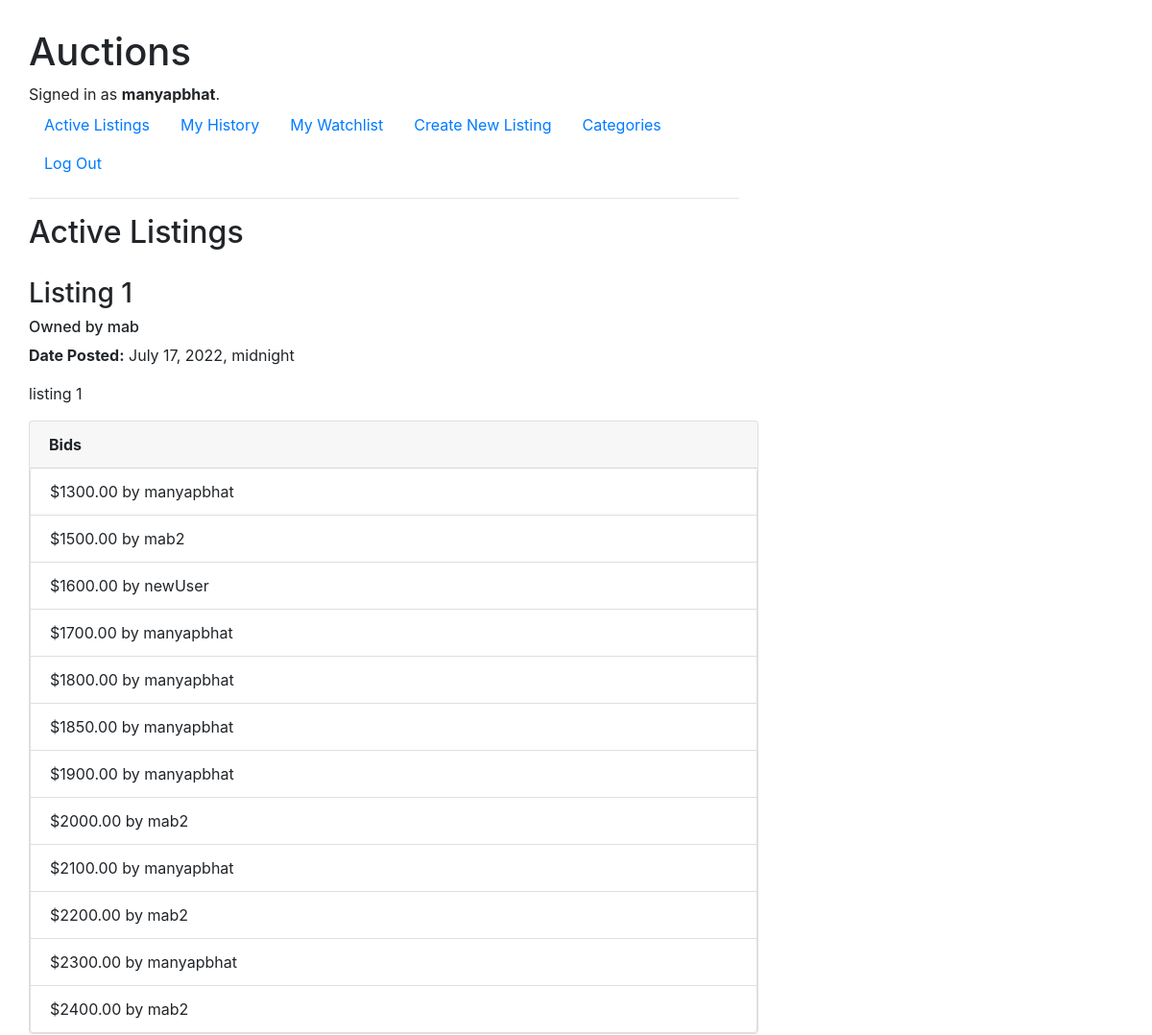
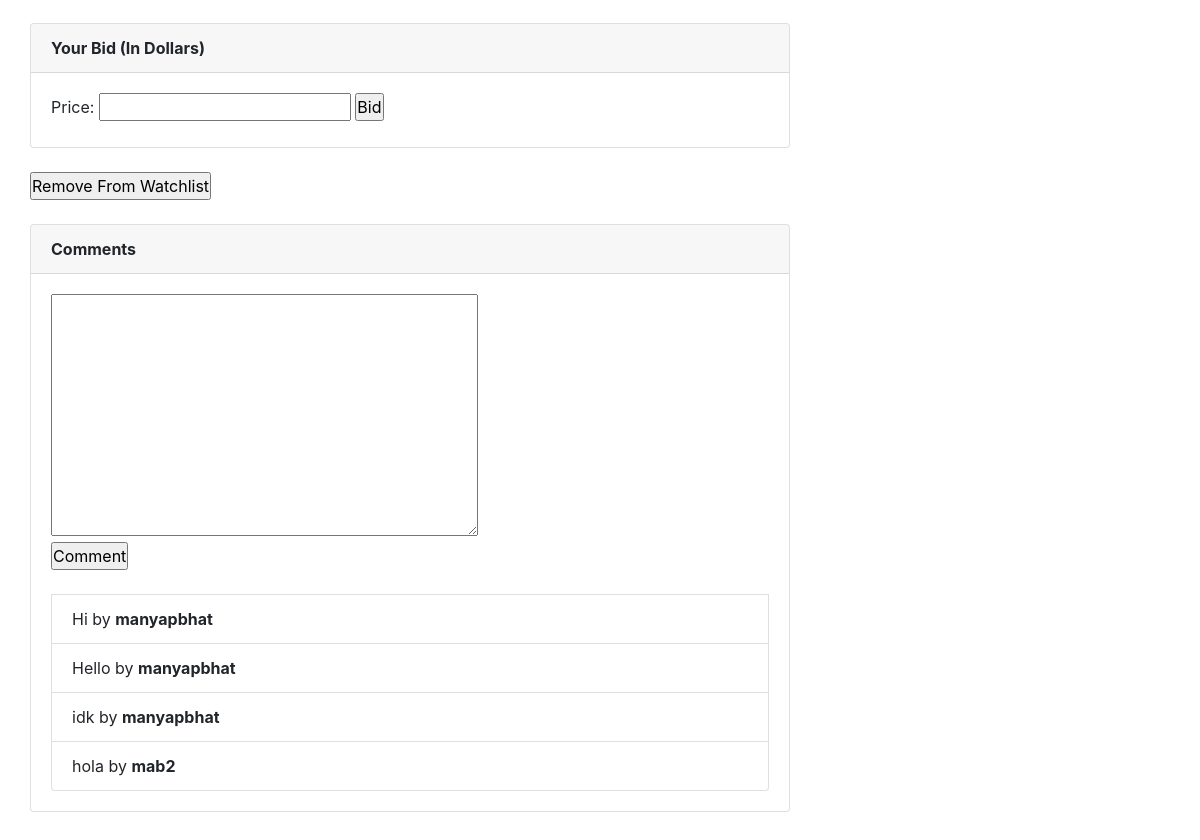
Screenshot of /details/3 (signed in) with the database file from the repository (2 pictures, top to bottom).
### auctions/models.py (models this page shows, shortened)
class User(AbstractUser):
    pass

class AuctionItem(models.Model):
    title = models.CharField(max_length=200)
    description = models.TextField(max_length=2000)
    photo = models.URLField(blank=True, null=True)
    category = models.ForeignKey(Category, on_delete=models.PROTECT, blank=True, null=True, related_name="itemsInCat")
    active = models.BooleanField(default=True)
    price = models.DecimalField(max_digits = 8, decimal_places=2)
    posted = models.DateTimeField(auto_now_add=True)
    owner = models.ForeignKey(User, on_delete=models.CASCADE, related_name="listedItems")
    buyer = models.ForeignKey(User, on_delete=models.PROTECT, blank=True, null=True, related_name="boughtItems")
    watchlist = models.ManyToManyField(User, blank=True, null=True, related_name="my_watchlist")

class Bid(models.Model):
    user = models.ForeignKey(User, on_delete=models.PROTECT, related_name="myBids")
    price = models.DecimalField(max_digits = 8, decimal_places=2)
    date = models.DateTimeField(auto_now_add=True)
    item = models.ForeignKey(AuctionItem, on_delete=models.PROTECT, related_name="bidsOnListing")

class Comment(models.Model):
    user = models.ForeignKey(User, on_delete=models.PROTECT, related_name="myComments")
    comment = models.TextField(max_length=500)
    date = models.DateTimeField(auto_now_add=True)
    item = models.ForeignKey(AuctionItem, on_delete=models.PROTECT, related_name="commentsOnListing")

### auctions/views.py (the view, shortened to what this page needs)
# urls.py: path("details/<int:primkey>", views.details, name="details")
def details(request, primkey):
    try:
        listing = AuctionItem.objects.get(pk=primkey)
        listing_id = listing.id
    except:
        return HttpResponse("Not Edjls")
    in_watchlist = False
    if (listing.owner == request.user and request.user.is_authenticated):
        owner = True
    else:
        owner = False
        if request.user.my_watchlist.contains(listing):
            in_watchlist = True
    bids = Bid.objects.filter(item=listing)
    if not bids:
        start_bid = Bid(user=listing.owner, price=listing.price, item=listing)
        start_bid.save()
        bids = Bid.objects.filter(item=listing)
    comments = Comment.objects.filter(item=listing)
    return render(request, "auctions/details.html", {
        "listing":listing,
        "owner":owner,
        "bids":bids,
        "comments":comments,
        "in_watchlist":in_watchlist,
        "form":NewBidForm(),
        "addCommentForm":NewCommentForm()
    })

### auctions/views.py
class NewBidForm(ModelForm):
    class Meta:
        model = Bid
        fields = ['price']

class NewCommentForm(ModelForm):
    class Meta:
        model = Comment
        fields = ['comment']

### auctions/templates/auctions/details.html (shortened to what this page needs)
{% extends "auctions/layout.html" %}
{% block body %}
    <h2>Active Listings</h2>
    <div class="allListings">
        <div class="listingDiv">
            <h3>{{listing.title}}</h3>
            <h6>Owned by {{listing.owner}}</h6>
            <p><b>Date Posted:</b> {{listing.posted}}</p>
            <p>{{listing.description}}</p>
            <div class="card">
                <div class="card-header"><b>Bids</b></div>
                    <ul class="list-group">
                    {% for bid in bids %}
                        {% if bid.user == listing.owner%}
                            <li class="list-group-item">Starting Bid - ${{bid.price}}</li>
                        {% else %}
                            <li class="list-group-item">${{bid.price}} by {{bid.user}}</li>
                        {% endif %}
                    {% endfor %}
                    </ul>
            </div>
            <br>
            {% if listing.active %}
                {% if owner %}
                    <form action="{% url 'details' listing.id %}" method="POST" class="endbiddingform">
                        {% csrf_token %}
                        <input type="submit" name="end-bid-button" value="End Bidding">
                    </form>
                {% elif user.is_authenticated %}
                    <div class="card">
                        <div class="card-header"><b>Your Bid (In Dollars)</b></div>
                        <div class="card-body">
                        <form action="{% url 'details' listing.id %}" method="POST" class="newbidform">
                            {{form}}
                            <input type="submit" name="bid-button" value="Bid"></input>
                        </form>
                        </div>
                    </div>
                    <br>
                    {% if not in_watchlist %}
                        <form action="{% url 'details' listing.id %}" method="POST" class="addwatchlistform">
                            {% csrf_token %}
                            <input type="submit" name="add-watch" value="Add To Watchlist">
                        </form>
                    {% else %}
                        <form action="{% url 'details' listing.id %}" method="POST" class="removewatchlistform">
                            <input type="submit" name="remove-watch" value="Remove From Watchlist">
                        </form>
                    {% endif %}
                {% else %}
                    <p>Login to bid</p>
                {% endif %}
                <br>
                <div class="card">
                    <div class="card-header"><b>Comments</b></div>
                    <div class="card-body">
                        {% if user.is_authenticated %}
                            <form action="{% url 'details' listing.id %}" method="POST" class="newcommentform">
                                {% for field in addCommentForm %}
                                    <div class="form-input-field"> {{field}} </div>
                                {% endfor %}
                                <input type="submit" name="comment-button" value="Comment"></input>
                            </form>
                        {% endif %}
                        <ul class="list-group">
                            <br>
                        {% for comment in comments %}
                                <li class="list-group-item">{{comment.comment}} by <b>{{comment.user}}</b></li>
                        {% endfor %}
                        </ul>
                    </div>
                </div>
            {% endif %}
        </div>
    </div>
{% endblock %}

### auctions/templates/auctions/layout.html (shortened to what this page needs)
{% load static %}
<!DOCTYPE html>
<html lang="en">
    <head>
        <link rel="stylesheet" href="https://stackpath.bootstrapcdn.com/bootstrap/4.4.1/css/bootstrap.min.css">
        <link href="{% static 'auctions/style.css' %}" rel="stylesheet">
    </head>
    <body>
        <h1>Auctions</h1>
        <div>
            {% if user.is_authenticated %}
                Signed in as <strong>{{ user.username }}</strong>.
            {% else %}
                Not signed in.
            {% endif %}
        </div>
        <ul class="nav">
            <li class="nav-item">
                <a class="nav-link" href="{% url 'index' %}">Active Listings</a>
            </li>
            {% if user.is_authenticated %}
                <li class="nav-item">
                    <a class="nav-link" href="{% url 'my_history' %}">My History</a>
                </li>
                <li class="nav-item">
                    <a class="nav-link" href="{% url 'watchlist' %}">My Watchlist</a>
                </li>
                <li class="nav-item">
                    <a class="nav-link" href="{% url 'new_listing' %}">Create New Listing</a>
                </li>
                <li class="nav-item">
                    <a class="nav-link" href="{% url 'categories' %}">Categories</a>
                </li>
                <li class="nav-item">
                    <a class="nav-link" href="{% url 'logout' %}">Log Out</a>
                </li>
            {% endif %}
        </ul>
        <hr>
        {% block body %}
        {% endblock %}
    </body>
</html>

### auctions/static/auctions/style.css (style rules this page uses)
* { margin: 0; padding: 0; box-sizing: border-box; }
body { padding: 30px; min-width: 100vh; max-width: 100vh; }
.allListings { display: grid; grid-template-columns: 1fr; min-width: 100vh; max-width: 100vh; }
.listingDiv { margin: 20px 40px 20px 0px; width: 1fr; }
@media (max-width: 1215px) { .allListings { grid-template-columns: 1fr; } }

### rows the page displays
User: username "manyapbhat"
AuctionItem: title "Listing 1", owner "mab", posted "July 17, 2022, midnight", description "listing 1"
Bid: price "1300.00", user "manyapbhat"
Bid: price "1500.00", user "mab2"
Bid: price "1600.00", user "newUser"
Bid: price "1700.00", user "manyapbhat"
Bid: price "1800.00", user "manyapbhat"
Bid: price "1850.00", user "manyapbhat"
Bid: price "1900.00", user "manyapbhat"
Bid: price "2000.00", user "mab2"
Bid: price "2100.00", user "manyapbhat"
Bid: price "2200.00", user "mab2"
Bid: price "2300.00", user "manyapbhat"
Bid: price "2400.00", user "mab2"
Comment: comment "Hi", user "manyapbhat"
Comment: comment "Hello", user "manyapbhat"
Comment: comment "idk", user "manyapbhat"
Comment: comment "hola", user "mab2"
